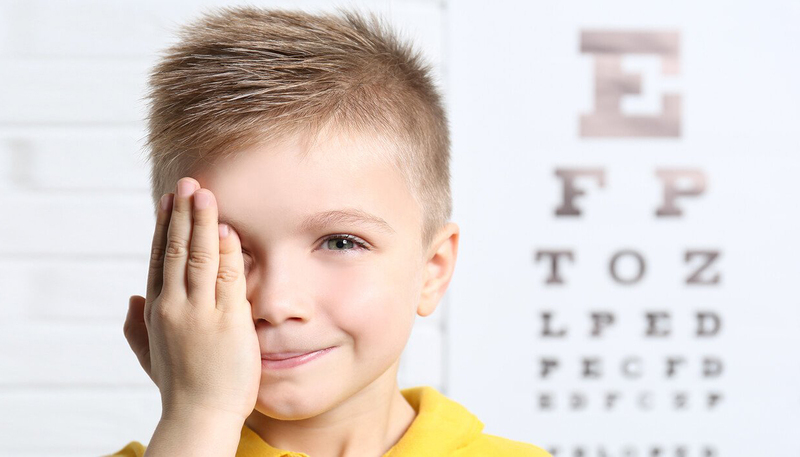
#> input picture 05 - Computer Vision/img/face01.jpg, 800 x 457 px, found by its file name
$ jupyter execute '13. Histogram Equalization.ipynb'
#> lines starting #> are read from the running program, lines starting #| are printed output that depends on the picture
# Cân bằng lược đồ ảnh xám

[cell 1]
from PIL import Image
import numpy as np
import matplotlib.pyplot as plt

[cell 2]
path = '.\\img\\face01.jpg'
im = Image.open(path).convert('L')
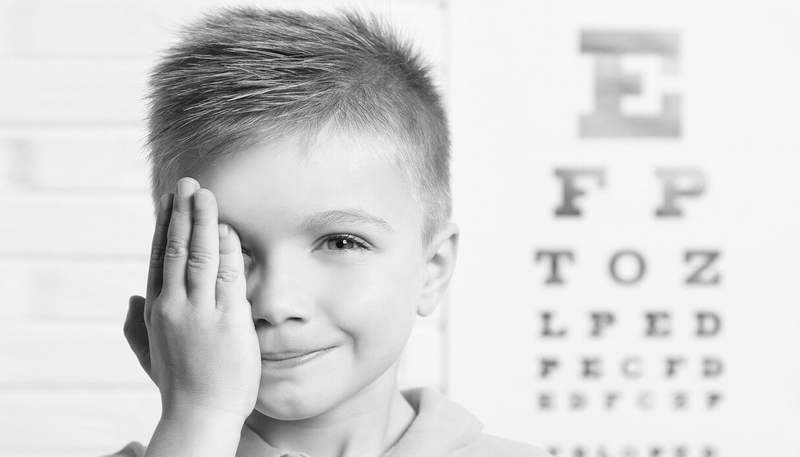
#> im: PIL image 800x457 L; min 7, max 254, mean 214.9
arr = np.array(im)
arr.shape, arr.dtype

# Step 1: count the occurences of each value

[cell 3]
count, bin_edges = np.histogram(arr, bins=256, range=(0,256))
#> count = 256 values, max 36496 at index 246, min 0 at index 0, mean 1428.1; bin_edges = 257 values from 0 to 256
# trả về 2 mảng
# range: có 256 bins, thì cạnh bên trái của bin đầu = 0 và cạnh bên phải của bin cuối = 256
# mỗi bin chứa giá trị [a, b), VD bin cuối chỉ chứa giá trị [255, 256)
# density: represents a probability density function rather than just raw counts of the number of elements in each bin

count.shape, bin_edges.shape
#> Out = ((256,), (257,))
# 7 đến 254 gồm 248 giá trị thì đếm số lần xuất hiện của 248 giá trị đó
# 248 bins thì có 249 cạnh đr còn gì !!!

# Step 2: cumulative distribution function (CDF)

[cell 4]
# Calculate the cumulative distribution function (CDF) : F(x) = P(X <= x)

# Cumulative sum of counts
cs = count.cumsum()
#> cs = 256 values from 0 to 365600

# P(X <= x)
cdf = cs / cs[-1]  # cs[-1] is the total sum of counts of all values <= 255
#> cdf = 256 values from 0 to 1

# Scaling to the range of [0, 255] to fit the pixel values of an image
normalized_cdf = 255 * cdf
#> normalized_cdf = 256 values from 0 to 255
normalized_cdf.shape, np.round(normalized_cdf)

# Step 3: interpolation

[cell 5]
equalized_arr = np.interp(arr, bin_edges[:-1], normalized_cdf)  # k lấy số cuối 256
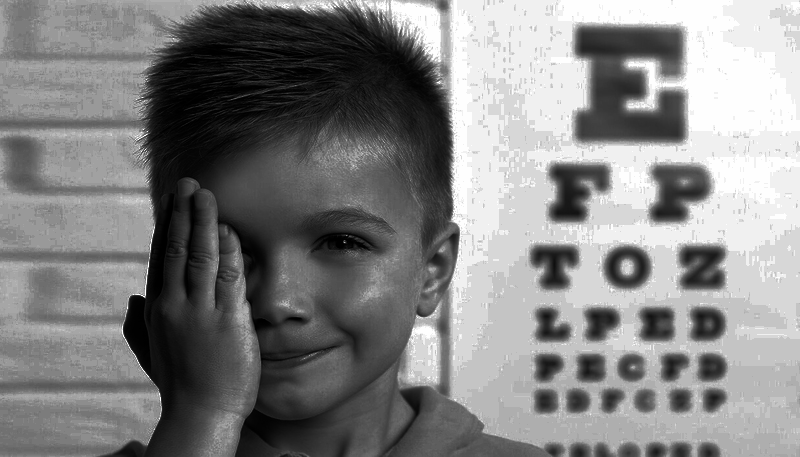
#> equalized_arr: shape (457, 800) float64; min 0.00139, max 255, mean 131.6
equalized_arr.shape, equalized_arr

# Step 4: equalized image

[cell 6]
equalized_im = Image.fromarray(equalized_arr.astype('uint8'))

[cell 7]
fig, subs = plt.subplots(2, 2, figsize=(12,8))

sub1, sub2, sub3, sub4 = subs.flatten()

sub1.imshow(im, cmap='gray')
sub3.hist(arr.flatten(), bins=128)
sub2.imshow(equalized_im, cmap='gray')
sub4.hist(equalized_arr.flatten(), bins=128)

plt.show()
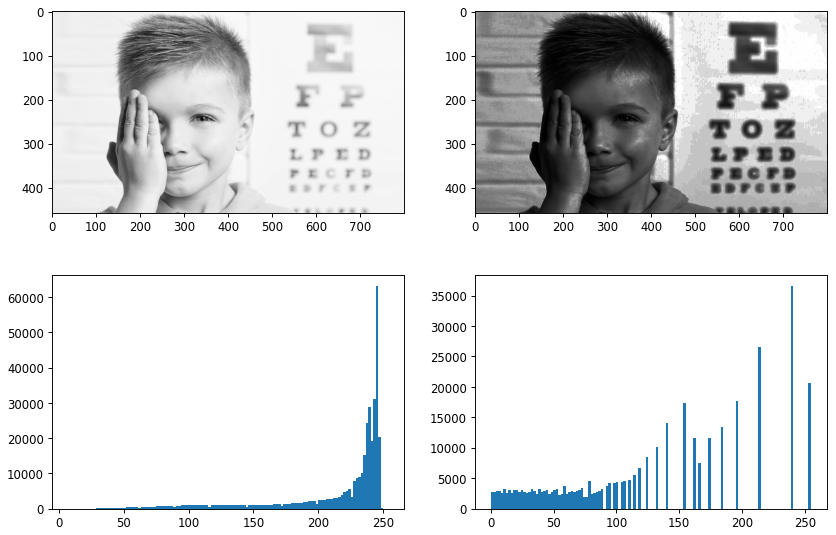
#> figure drawn by matplotlib, 4 panels; panel 3: tallest bar 63009 high, from x = 244.4 to 246.3; panel 4: tallest bar 36496 high, from x = 239.1 to 241.1

$ run again, with 05 - Computer Vision/img/face02.jpg copied over 05 - Computer Vision/img/face01.jpg
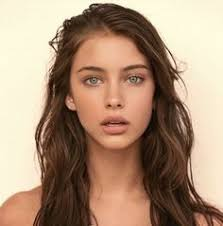
#> input picture 05 - Computer Vision/img/face02.jpg, 223 x 226 px, found by its file name
#> `im = Image.open(path).convert('L')`:
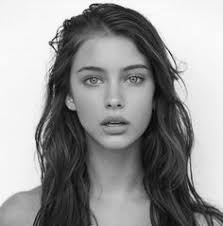
#> im: PIL image 223x226 L; min 3, max 253, mean 150.3
#> count = 256 values, max 3072 at index 247, min 0 at index 0, mean 196.9; bin_edges = 257 values from 0 to 256
#> cs = 256 values from 0 to 50398
#> cdf = 256 values from 0 to 1
#> normalized_cdf = 256 values from 0 to 255
#> `plt.show()`:
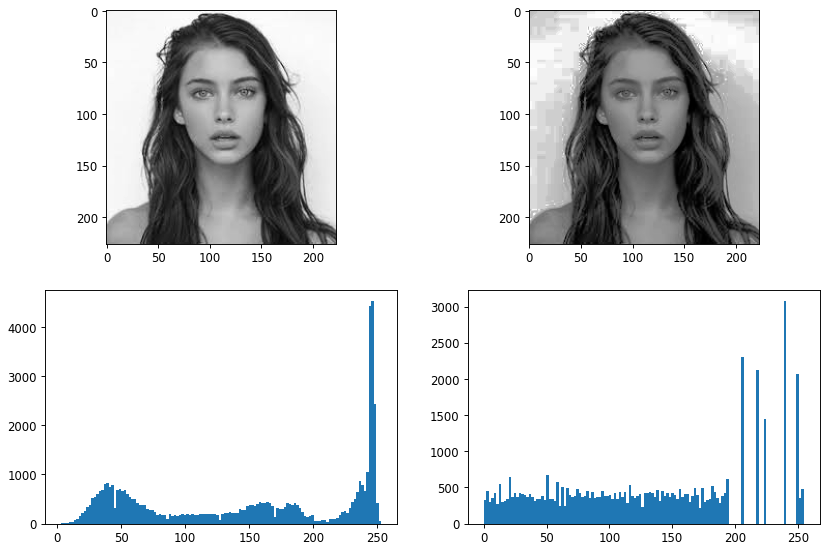
#> figure drawn by matplotlib, 4 panels; panel 3: tallest bar 4516 high, from x = 245.2 to 247.1; panel 4: tallest bar 3072 high, from x = 239.1 to 241.1

$ run again, with 05 - Computer Vision/img/animal01.jpg copied over 05 - Computer Vision/img/face01.jpg
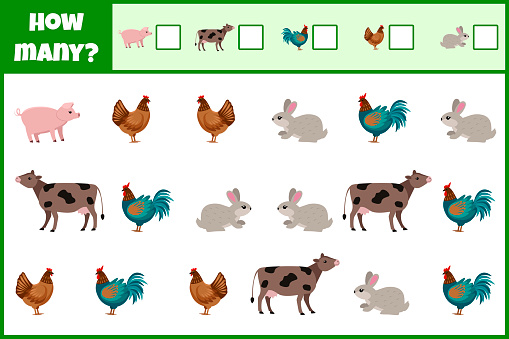
#> input picture 05 - Computer Vision/img/animal01.jpg, 509 x 339 px, found by its file name
#> `im = Image.open(path).convert('L')`:
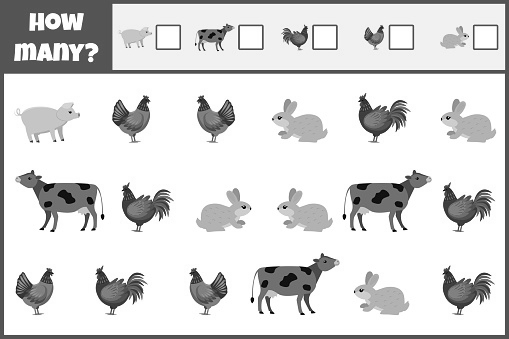
#> im: PIL image 509x339 L; min 0, max 255, mean 217.6
#> count = 256 values, max 90513 at index 255, min 6 at index 25, mean 674; bin_edges = 257 values from 0 to 256
#> cs = 256 values from 18 to 172551
#> cdf = 256 values from 0.000104 to 1
#> normalized_cdf = 256 values from 0.0266 to 255
#> `plt.show()`:
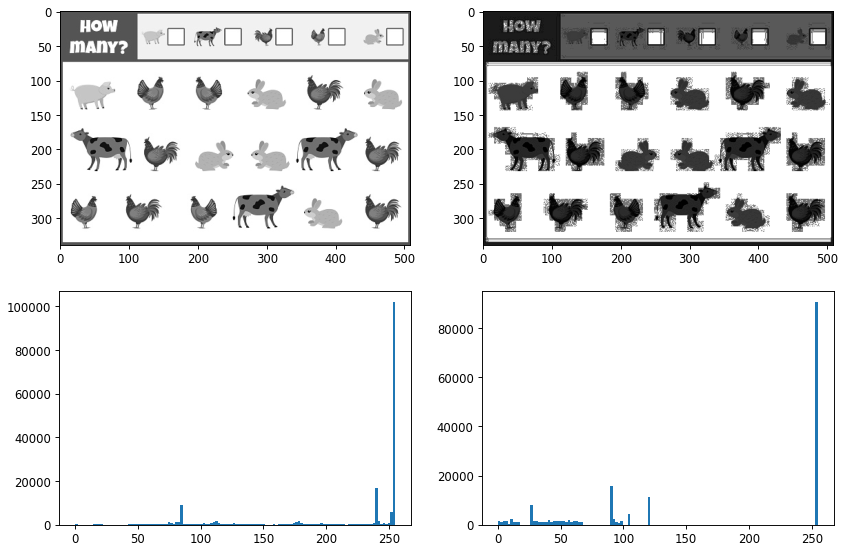
#> figure drawn by matplotlib, 4 panels; panel 3: tallest bar 101750 high, from x = 253 to 255; panel 4: tallest bar 90513 high, from x = 253 to 255
